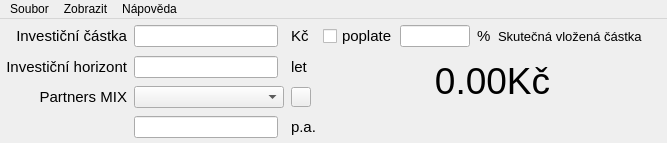
<?xml version="1.0" encoding="UTF-8"?>
<ui version="4.0">
 <class>MainWindow</class>
 <widget class="QMainWindow" name="MainWindow">
  <property name="windowModality">
   <enum>Qt::NonModal</enum>
  </property>
  <property name="enabled">
   <bool>true</bool>
  </property>
  <property name="geometry">
   <rect>
    <x>0</x>
    <y>0</y>
    <width>562</width>
    <height>142</height>
   </rect>
  </property>
  <property name="sizePolicy">
   <sizepolicy hsizetype="Fixed" vsizetype="Fixed">
    <horstretch>0</horstretch>
    <verstretch>0</verstretch>
   </sizepolicy>
  </property>
  <property name="windowTitle">
   <string>Supermarket</string>
  </property>
  <property name="styleSheet">
   <string notr="true"/>
  </property>
  <property name="locale">
   <locale language="Czech" country="CzechRepublic"/>
  </property>
  <property name="iconSize">
   <size>
    <width>24</width>
    <height>24</height>
   </size>
  </property>
  <property name="animated">
   <bool>true</bool>
  </property>
  <property name="documentMode">
   <bool>false</bool>
  </property>
  <property name="tabShape">
   <enum>QTabWidget::Triangular</enum>
  </property>
  <property name="dockNestingEnabled">
   <bool>true</bool>
  </property>
  <property name="dockOptions">
   <set>QMainWindow::AllowNestedDocks|QMainWindow::AllowTabbedDocks|QMainWindow::AnimatedDocks|QMainWindow::ForceTabbedDocks|QMainWindow::VerticalTabs</set>
  </property>
  <property name="unifiedTitleAndToolBarOnMac">
   <bool>true</bool>
  </property>
  <widget class="QWidget" name="centralWidget">
   <property name="sizePolicy">
    <sizepolicy hsizetype="Fixed" vsizetype="Fixed">
     <horstretch>0</horstretch>
     <verstretch>0</verstretch>
    </sizepolicy>
   </property>
   <property name="styleSheet">
    <string notr="true"/>
   </property>
   <layout class="QGridLayout" name="gridLayout">
    <property name="horizontalSpacing">
     <number>7</number>
    </property>
    <property name="verticalSpacing">
     <number>8</number>
    </property>
    <property name="margin">
     <number>5</number>
    </property>
    <item row="0" column="0">
     <widget class="QLabel" name="pv_label_1">
      <property name="sizePolicy">
       <sizepolicy hsizetype="Preferred" vsizetype="Fixed">
        <horstretch>0</horstretch>
        <verstretch>0</verstretch>
       </sizepolicy>
      </property>
      <property name="font">
       <font>
        <family>Arial</family>
        <pointsize>11</pointsize>
       </font>
      </property>
      <property name="focusPolicy">
       <enum>Qt::NoFocus</enum>
      </property>
      <property name="text">
       <string>Investiční částka</string>
      </property>
      <property name="alignment">
       <set>Qt::AlignRight|Qt::AlignTrailing|Qt::AlignVCenter</set>
      </property>
     </widget>
    </item>
    <item row="0" column="4">
     <widget class="QLabel" name="pv_label_2">
      <property name="sizePolicy">
       <sizepolicy hsizetype="Preferred" vsizetype="Fixed">
        <horstretch>0</horstretch>
        <verstretch>0</verstretch>
       </sizepolicy>
      </property>
      <property name="font">
       <font>
        <family>Arial</family>
        <pointsize>11</pointsize>
       </font>
      </property>
      <property name="text">
       <string>Kč</string>
      </property>
     </widget>
    </item>
    <item row="0" column="6">
     <widget class="QCheckBox" name="poplatek_check">
      <property name="sizePolicy">
       <sizepolicy hsizetype="Preferred" vsizetype="Preferred">
        <horstretch>0</horstretch>
        <verstretch>0</verstretch>
       </sizepolicy>
      </property>
      <property name="minimumSize">
       <size>
        <width>70</width>
        <height>0</height>
       </size>
      </property>
      <property name="font">
       <font>
        <family>Arial</family>
        <pointsize>11</pointsize>
       </font>
      </property>
      <property name="text">
       <string>poplatek</string>
      </property>
     </widget>
    </item>
    <item row="0" column="7">
     <widget class="QLineEdit" name="poplatek_line">
      <property name="sizePolicy">
       <sizepolicy hsizetype="Fixed" vsizetype="Fixed">
        <horstretch>0</horstretch>
        <verstretch>0</verstretch>
       </sizepolicy>
      </property>
      <property name="maximumSize">
       <size>
        <width>70</width>
        <height>16777215</height>
       </size>
      </property>
     </widget>
    </item>
    <item row="0" column="8">
     <widget class="QLabel" name="procento">
      <property name="sizePolicy">
       <sizepolicy hsizetype="Fixed" vsizetype="Fixed">
        <horstretch>0</horstretch>
        <verstretch>0</verstretch>
       </sizepolicy>
      </property>
      <property name="maximumSize">
       <size>
        <width>15</width>
        <height>16777215</height>
       </size>
      </property>
      <property name="font">
       <font>
        <family>Arial</family>
        <pointsize>11</pointsize>
       </font>
      </property>
      <property name="text">
       <string>%</string>
      </property>
     </widget>
    </item>
    <item row="0" column="9">
     <widget class="QLabel" name="skutecny_label">
      <property name="sizePolicy">
       <sizepolicy hsizetype="Fixed" vsizetype="Preferred">
        <horstretch>0</horstretch>
        <verstretch>0</verstretch>
       </sizepolicy>
      </property>
      <property name="font">
       <font>
        <family>Arial</family>
        <pointsize>10</pointsize>
       </font>
      </property>
      <property name="text">
       <string>Skutečná vložená částka</string>
      </property>
     </widget>
    </item>
    <item row="0" column="10">
     <spacer name="horizontalSpacer_2">
      <property name="orientation">
       <enum>Qt::Horizontal</enum>
      </property>
      <property name="sizeType">
       <enum>QSizePolicy::Expanding</enum>
      </property>
      <property name="sizeHint" stdset="0">
       <size>
        <width>0</width>
        <height>5</height>
       </size>
      </property>
     </spacer>
    </item>
    <item row="1" column="0">
     <widget class="QLabel" name="t_label_1">
      <property name="sizePolicy">
       <sizepolicy hsizetype="Preferred" vsizetype="Preferred">
        <horstretch>0</horstretch>
        <verstretch>0</verstretch>
       </sizepolicy>
      </property>
      <property name="font">
       <font>
        <family>Arial</family>
        <pointsize>11</pointsize>
       </font>
      </property>
      <property name="text">
       <string>Investiční horizont</string>
      </property>
      <property name="alignment">
       <set>Qt::AlignRight|Qt::AlignTrailing|Qt::AlignVCenter</set>
      </property>
     </widget>
    </item>
    <item row="1" column="4">
     <widget class="QLabel" name="t_label_2">
      <property name="sizePolicy">
       <sizepolicy hsizetype="Fixed" vsizetype="Fixed">
        <horstretch>0</horstretch>
        <verstretch>0</verstretch>
       </sizepolicy>
      </property>
      <property name="font">
       <font>
        <family>Arial</family>
        <pointsize>11</pointsize>
       </font>
      </property>
      <property name="text">
       <string>let</string>
      </property>
     </widget>
    </item>
    <item row="2" column="0">
     <widget class="QLabel" name="r_label_1">
      <property name="sizePolicy">
       <sizepolicy hsizetype="Preferred" vsizetype="Preferred">
        <horstretch>0</horstretch>
        <verstretch>0</verstretch>
       </sizepolicy>
      </property>
      <property name="font">
       <font>
        <family>Arial</family>
        <pointsize>11</pointsize>
       </font>
      </property>
      <property name="text">
       <string>Partners MIX</string>
      </property>
      <property name="alignment">
       <set>Qt::AlignRight|Qt::AlignTrailing|Qt::AlignVCenter</set>
      </property>
     </widget>
    </item>
    <item row="2" column="4">
     <widget class="QToolButton" name="otaznik_button">
      <property name="sizePolicy">
       <sizepolicy hsizetype="Minimum" vsizetype="Minimum">
        <horstretch>0</horstretch>
        <verstretch>0</verstretch>
       </sizepolicy>
      </property>
      <property name="maximumSize">
       <size>
        <width>20</width>
        <height>20</height>
       </size>
      </property>
      <property name="focusPolicy">
       <enum>Qt::ClickFocus</enum>
      </property>
      <property name="autoFillBackground">
       <bool>false</bool>
      </property>
      <property name="text">
       <string/>
      </property>
      <property name="icon">
       <iconset resource="resource.qrc">
        <normaloff>:/img/info.png</normaloff>:/img/info.png</iconset>
      </property>
      <property name="popupMode">
       <enum>QToolButton::InstantPopup</enum>
      </property>
      <property name="toolButtonStyle">
       <enum>Qt::ToolButtonIconOnly</enum>
      </property>
     </widget>
    </item>
    <item row="0" column="2">
     <widget class="QLineEdit" name="pv_line">
      <property name="sizePolicy">
       <sizepolicy hsizetype="Fixed" vsizetype="Fixed">
        <horstretch>0</horstretch>
        <verstretch>0</verstretch>
       </sizepolicy>
      </property>
      <property name="minimumSize">
       <size>
        <width>144</width>
        <height>0</height>
       </size>
      </property>
      <property name="maximumSize">
       <size>
        <width>144</width>
        <height>16777215</height>
       </size>
      </property>
      <property name="locale">
       <locale language="Czech" country="CzechRepublic"/>
      </property>
      <property name="inputMethodHints">
       <set>Qt::ImhNone</set>
      </property>
     </widget>
    </item>
    <item row="1" column="2">
     <widget class="QLineEdit" name="t_line">
      <property name="sizePolicy">
       <sizepolicy hsizetype="Fixed" vsizetype="Fixed">
        <horstretch>0</horstretch>
        <verstretch>0</verstretch>
       </sizepolicy>
      </property>
      <property name="minimumSize">
       <size>
        <width>144</width>
        <height>0</height>
       </size>
      </property>
      <property name="maximumSize">
       <size>
        <width>144</width>
        <height>16777215</height>
       </size>
      </property>
     </widget>
    </item>
    <item row="2" column="2">
     <widget class="QComboBox" name="r_combo">
      <property name="sizePolicy">
       <sizepolicy hsizetype="Fixed" vsizetype="Fixed">
        <horstretch>0</horstretch>
        <verstretch>0</verstretch>
       </sizepolicy>
      </property>
      <property name="minimumSize">
       <size>
        <width>150</width>
        <height>0</height>
       </size>
      </property>
      <property name="maximumSize">
       <size>
        <width>150</width>
        <height>16777215</height>
       </size>
      </property>
      <property name="editable">
       <bool>false</bool>
      </property>
      <property name="currentIndex">
       <number>-1</number>
      </property>
      <property name="maxVisibleItems">
       <number>14</number>
      </property>
      <property name="sizeAdjustPolicy">
       <enum>QComboBox::AdjustToContentsOnFirstShow</enum>
      </property>
      <property name="duplicatesEnabled">
       <bool>false</bool>
      </property>
     </widget>
    </item>
    <item row="3" column="2">
     <widget class="QLineEdit" name="r_line">
      <property name="enabled">
       <bool>true</bool>
      </property>
      <property name="sizePolicy">
       <sizepolicy hsizetype="Fixed" vsizetype="Fixed">
        <horstretch>0</horstretch>
        <verstretch>0</verstretch>
       </sizepolicy>
      </property>
      <property name="minimumSize">
       <size>
        <width>144</width>
        <height>0</height>
       </size>
      </property>
      <property name="maximumSize">
       <size>
        <width>144</width>
        <height>16777215</height>
       </size>
      </property>
      <property name="frame">
       <bool>true</bool>
      </property>
     </widget>
    </item>
    <item row="3" column="4">
     <widget class="QLabel" name="r_label_3">
      <property name="sizePolicy">
       <sizepolicy hsizetype="Fixed" vsizetype="Fixed">
        <horstretch>0</horstretch>
        <verstretch>0</verstretch>
       </sizepolicy>
      </property>
      <property name="font">
       <font>
        <family>Arial</family>
        <pointsize>11</pointsize>
       </font>
      </property>
      <property name="text">
       <string>p.a.</string>
      </property>
     </widget>
    </item>
    <item row="1" column="6" rowspan="2" colspan="5">
     <widget class="QLabel" name="vysledny_label">
      <property name="sizePolicy">
       <sizepolicy hsizetype="Preferred" vsizetype="Preferred">
        <horstretch>1</horstretch>
        <verstretch>0</verstretch>
       </sizepolicy>
      </property>
      <property name="font">
       <font>
        <family>Arial</family>
        <pointsize>28</pointsize>
        <weight>50</weight>
        <bold>false</bold>
       </font>
      </property>
      <property name="frameShape">
       <enum>QFrame::NoFrame</enum>
      </property>
      <property name="frameShadow">
       <enum>QFrame::Plain</enum>
      </property>
      <property name="text">
       <string>0.00Kč</string>
      </property>
      <property name="textFormat">
       <enum>Qt::PlainText</enum>
      </property>
      <property name="alignment">
       <set>Qt::AlignCenter</set>
      </property>
      <property name="textInteractionFlags">
       <set>Qt::LinksAccessibleByMouse|Qt::TextSelectableByMouse</set>
      </property>
     </widget>
    </item>
   </layout>
  </widget>
  <widget class="QMenuBar" name="menuBar">
   <property name="geometry">
    <rect>
     <x>0</x>
     <y>0</y>
     <width>562</width>
     <height>22</height>
    </rect>
   </property>
   <widget class="QMenu" name="menuSoubor">
    <property name="title">
     <string>Soubor</string>
    </property>
    <addaction name="action_new_window"/>
    <addaction name="action_close_window"/>
    <addaction name="separator"/>
    <addaction name="action_quit"/>
   </widget>
   <widget class="QMenu" name="menuZobrazit">
    <property name="title">
     <string>Zobrazit</string>
    </property>
    <addaction name="actionPrehled"/>
    <addaction name="actionCen_k"/>
    <addaction name="actionPodrobnosti"/>
    <addaction name="actionPodrobnosti_2"/>
   </widget>
   <widget class="QMenu" name="menuN_pov_da">
    <property name="title">
     <string>Nápověda</string>
    </property>
    <addaction name="action_check_for_update"/>
    <addaction name="action_go_home"/>
    <addaction name="separator"/>
    <addaction name="actionO_Qt"/>
    <addaction name="actionO_programu"/>
   </widget>
   <addaction name="menuSoubor"/>
   <addaction name="menuZobrazit"/>
   <addaction name="menuN_pov_da"/>
  </widget>
  <action name="action_quit">
   <property name="text">
    <string>Konec</string>
   </property>
   <property name="shortcut">
    <string>Ctrl+Q</string>
   </property>
   <property name="menuRole">
    <enum>QAction::QuitRole</enum>
   </property>
  </action>
  <action name="action_new_window">
   <property name="text">
    <string>Nové okno</string>
   </property>
   <property name="shortcut">
    <string>Ctrl+N</string>
   </property>
  </action>
  <action name="action_close_window">
   <property name="text">
    <string>Zavřít okno</string>
   </property>
   <property name="shortcut">
    <string>Ctrl+W</string>
   </property>
  </action>
  <action name="actionO_programu">
   <property name="text">
    <string>O programu</string>
   </property>
   <property name="menuRole">
    <enum>QAction::AboutRole</enum>
   </property>
  </action>
  <action name="actionO_Qt">
   <property name="checkable">
    <bool>false</bool>
   </property>
   <property name="text">
    <string>About Qt</string>
   </property>
   <property name="menuRole">
    <enum>QAction::AboutQtRole</enum>
   </property>
  </action>
  <action name="actionPrehled">
   <property name="text">
    <string>Přehled</string>
   </property>
  </action>
  <action name="actionPodrobnosti">
   <property name="text">
    <string>Podrobnosti</string>
   </property>
  </action>
  <action name="action_go_home">
   <property name="text">
    <string>Přejít na domovské stránky</string>
   </property>
  </action>
  <action name="actionMail">
   <property name="text">
    <string>Poslat e-mail </string>
   </property>
  </action>
  <action name="actionPodrobnosti_2">
   <property name="text">
    <string>Podrobnosti +</string>
   </property>
  </action>
  <action name="actionCen_k">
   <property name="text">
    <string>Ceník</string>
   </property>
  </action>
  <action name="action_check_for_update">
   <property name="text">
    <string>Zkontrolovat aktualizace</string>
   </property>
  </action>
 </widget>
 <layoutdefault spacing="6" margin="11"/>
 <tabstops>
  <tabstop>pv_line</tabstop>
  <tabstop>t_line</tabstop>
  <tabstop>r_combo</tabstop>
  <tabstop>otaznik_button</tabstop>
  <tabstop>r_line</tabstop>
  <tabstop>poplatek_check</tabstop>
  <tabstop>poplatek_line</tabstop>
 </tabstops>
 <resources>
  <include location="resource.qrc"/>
 </resources>
 <connections/>
</ui>
